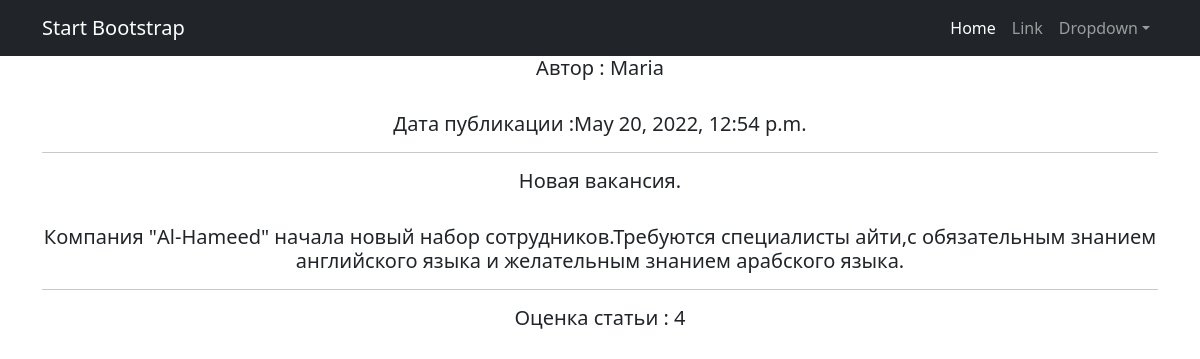
Screenshot of /news/3 with the database file from the repository.
### news/models.py (models this page shows, shortened)
class Post(models.Model):
    article = 'AR'
    news = 'NW'
    TYPES = [(article, 'статья'), (news, 'новость')]
    post_author = models.ForeignKey(Author, on_delete=models.CASCADE)
    post_type = models.CharField(max_length=2, choices=TYPES)
    post_time_create = models.DateTimeField(auto_now_add=True)
    post_category = models.ManyToManyField(Category, through='PostCategory')
    post_title = models.CharField(max_length=255)
    post_text = models.TextField()
    post_rating = models.IntegerField(default=0)

class Author(models.Model):
    author = models.OneToOneField(User, on_delete=models.CASCADE)
    author_rating = models.IntegerField(default=0, verbose_name='rating')
    def __str__(self):
        return f'{self.author}'

### news/views.py (the view)
# urls.py: path('<int:pk>', PostDetail.as_view()),
class PostDetail(DetailView):
    model = Post
    template_name = 'post.html'
    context_object_name = 'post'

### news/templatetags/custom_filters.py (called while the page is built)
@register.filter(name='censor')
def censor(value):
    count = 0
    bad_words = ['сука', 'черт', 'блин', 'скотина', 'падла', 'гадость']
    text = value.split()
    for word in text:
        word = word.lower()
        for bad_word in bad_words:
            if word == bad_word:
                return value.replace(text[count], '*' * len(word))
        count += 1
    return value

### templates/post.html (shortened to what this page needs)
{% extends 'flatpages/default.html' %}
{% load custom_filters %}
{% load custom_tags %}
{% block content %}
<h5>Автор : {{ post.post_author }}</h5>
<br>
<h5>Дата публикации :{{ post.post_time_create }}</h5>
<hr>
<h5> {{ post.post_title | censor}}.</h5>
<br>
<h5> {{ post.post_text | censor }}</h5>
<hr>
<h5> Оценка статьи : {{ post.post_rating }}</h5>
{% endblock content %}

### rows the page displays
Post: post_author "Maria", post_time_create "May 20, 2022, 12:54 p.m.", post_title|censor "Новая вакансия", post_text|censor "Компания \"Al-Hameed\" начала новый набор сотрудников.Требуются специалисты айти,с обязательным знанием английского языка и желательным знанием арабского языка.", post_rating "4"
